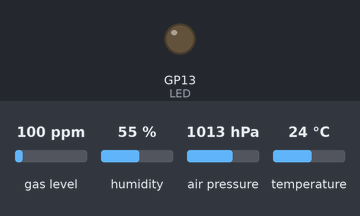
Bench run of a sketch on a simulated Raspberry Pi Pico. On the bench: output pins drawn as LEDs (lit = HIGH). Inputs (shaded band) come from the test bench; at power-on: humidity 55 %, temperature 24 °C, gas level 100 ppm, air pressure 1013 hPa. Pins used as bus, display or sensor lines are not drawn; what the sketch prints to the serial monitor is not drawn.

Above: at 3.2 s.
3.3 s: humidity set to 22 %
13.2 s: temperature set to 12 °C
Timing chart, 0 to 28.0 s (numbered marks = the images above; inputs shaded):
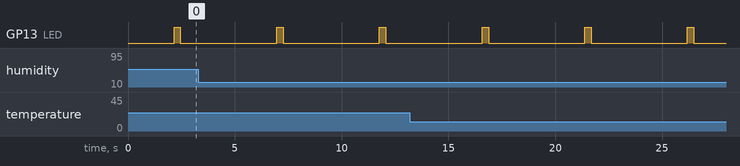

The sketch:

AR609.ino
```cpp
/* -*- c++ -*-
  AR609.ino: 609TXC transmission protocol emulator

  This program uses a 433MHz transmitter and Arduino (or similar device
  supported on the Arduino IDE) to send temperature/humidity
  readings in a format compatible with the Acurite 609TXC protocol.
  See the src/device/acurite.c file in the rtl_433 distribution
  (https://github.com/merbanan/rtl_433) for details about the packet
  format.  The data packet format created here matches the format
  recognized by rtl_433 for the Acurite 609TXC.

  This program executes on the Arduino Uno R3 but is constrained by the
  limited 2K memory limit for variables.  Take care in modifying the
  program as changes in memory requirements may cause execution errors.

  The message is pulse-width modulated, on-off-keying at 433.92MHz.
  Waveform format is 2 sync pulses followed by a sync-gap pulse,
  40-bit string of message 0/1 data bits, and final pulse followed
  by aninterval gap.

  The transmitted waveform is a series of up/down voltages (cycles) that
  turn the ISM transmitter on/off (OOK) followed by timing gaps of
  various durations.  The duration indicates the type of signal
  (PWM -- pulse-width modulation).

  For the Acurite 609 remote sensor transmission protocol that this
  program sends, the cycle begins with a "high" pulse of specific
  duration (500usec) followed by a "low" gap of specific duration.
  The length of the gap indicates the type of information being
  transmitted (synching signals or data bits such as
  520usec ==> "0", 980usec ==> "1", etc).

  Most ISM devices REPEAT the message 2-5 times to increase the
  possibility of correct reception (since this is a simplex
  communication system -- no indication that the information
  was correctly received).  This version repeats the packet
  3 times per transmission.

  When asserting/deasserting voltage to the signal pin, timing
  is critical.  The strategy of this program is to have the
  "playback" -- the setting of voltages at specific times to
  convey information -- be as simple as possible to minimize
  computer processing delays in the signal-setting timings.
  So the program generates a "waveform" as a series of commands
  to assert/deassert voltages and to delay the specified times
  to communicate information.  Those commands are entered into
  an array to represent the waveform.

  The playback, then, just retrieves the commands to assert/deassert
  voltages and delay specific length of time, and then executes them,
  with minimal processing overhead.

  This program was modeled, somewhat, on Joans pigpiod (Pi GPIO daemon)
  code for waveform generation.  But because the microcontroller devices
  like Arduinos are single-program rather than multitasking OSes, the code
  here does not need to provide for contingencies as those in multi-tasking
  environments -- it just generates the waveform description which a subsequent
  code module uses to drive the transmitter voltages.

  The code here provides a base class containing structure definitions,
  variables, and procedures that can be inherited and expanded to
  create transmission protocols compatible with other specific devices.

  The BME68x code for reading temp/press/hum/VOC was adapted from
  the Adafruit demo program http://www.adafruit.com/products/3660
  The BME68x temperature reading may need calibration against
  an external thermometer.  The DEFINEd parameter 'BME_TEMP_OFFSET'
  (below) can be used to perform an adjustment, if needed.

  hdtodd@gmail.com, 2024.12.29
*/

//#define DELAY 29350   // Time between messages in ms, less 650ms for overhead on SAMD21
#define DELAY 4350 // Time between messages in ms, less 650ms for overhead on SAMD21

// Couldn't find the IDE macro that says if serial port is Serial or SerialUSB
// So try this; if it doesn't work, specify which
#ifdef ARDUINO_ARCH_SAMD
#define SERIAL SerialUSB
#else
#define SERIAL Serial
#endif

#define DEBUG // SET TO #undef to disable execution trace

#ifdef DEBUG
#define DBG_begin(...)   SERIAL.begin(__VA_ARGS__);
#define DBG_print(...)   SERIAL.print(__VA_ARGS__)
#define DBG_write(...)   SERIAL.write(__VA_ARGS__)
#define DBG_println(...) SERIAL.println(__VA_ARGS__)
#else
#define DBG_begin(...)
#define DBG_print(...)
#define DBG_write(...)
#define DBG_println(...)
#endif

#define SENSOR BME

#include <Wire.h>
#include <SPI.h>
#include <Adafruit_Sensor.h>
#include "Adafruit_BME680.h"

// 433MHz transmitter settings
#ifdef PICO_RP2350
#define TX  3           // transmit data line connected to Pico 2 GPIO 3
#define LED LED_BUILTIN // LED active on GPIO 25 when transmitting
#else
#define TX  4  // transmit data line connected to SAMD21 GPIO 4
#define LED 13 // LED active on GPIO 13 when transmitting
#endif
#define REPEATS 3 // Number of times to repeat packet in one transmission

// BME688 settings for Adafruit I2C connection
#define BME_SCK              13
#define BME_MISO             12
#define BME_MOSI             11
#define BME_CS               10

#define SEALEVELPRESSURE_HPA (1013.25)    // Standard conversion constant
#define BME_TEMP_OFFSET      (-1.7 / 1.8) // Calibration offset in Fahrenheit

/* "SIGNAL_T" are the possible signal types.  Each signal has a
    type (index), name, duration of asserted signal high), and duration of
    deasserted signal (low).  Durations are in microseconds.  Either or
    both duration may be 0, in which case the signal voltage won't be changed.

    For the TX141TH:
      SIG_SYNC:      the durations of the pulse and "sync" deassert voltage level
      SIG_SYNC_GAP:  the duration of the pulse and"sync_gap" deassert before data bits
      SIG_ZERO:      the duration of the pulse and deassert gap that signify a "0" data bit
      SIG_ONE:       the duration of the pulse and deassert gap that signify a "1" data bit
      SIG_IM_GAP:    the duration of the pulse and deassert gap that signify an
                     inter-message gap, between transmissions
      SIG_PULSE:     the duration of the "pulse" assert voltage level
                     (spare, as a future contingency)
*/

/*  Enumerate the possible signal duration types here for use as indices
    Append additional signal timings here and then initialize them
    in the device initiation of the "signals" array
    Maintain the order here in the initialization code in the device class
*/
enum SIGNAL_T { NONE = -1,
    SIG_SYNC         = 0,
    SIG_SYNC_GAP,
    SIG_ZERO,
    SIG_ONE,
    SIG_IM_GAP,
    SIG_PULSE };

// Structure of the table of timing durations used to signal
typedef struct {
    SIGNAL_T sig_type;   // Index the type of signal
    String sig_name;     // Provide a brief descriptive name
    uint16_t up_time;    // duration for pulse with voltage up
    uint16_t delay_time; // delay with voltage down before next signal
} SIGNAL;

/* ISM_Device is the base class descriptor for creating transmissions
   compatible with various other specific OOK-PWM devices.  It contains
   the list of signals for the transmitter driver, the procedure needed
   to insert signals into the list, and the procedure to play the signals
   through the transmitter.
*/
class ISM_Device {
  public:
    // These are used by the device object procedures
    //   to process the waveform description into a command list
    SIGNAL_T cmdList[300];
    uint16_t listEnd   = 0;
    String Device_Name = "ISM Device";
    SIGNAL *signals;

    ISM_Device(){};

    // Inserts a signal into the commmand list
    void insert(SIGNAL_T signal)
    {
        cmdList[listEnd++] = signal;
        return;
    };

    // Drive the transmitter voltages per the timings of the signal list
    void playback()
    {
        SIGNAL_T sig;
        for (int i = 0; i < listEnd; i++) {
            sig = cmdList[i];
            if (sig == NONE) { // Terminates list but should never be executed
                DBG_print(F(" \tERROR -- invalid signal: "));
                DBG_print((int)cmdList[i]);
                DBG_print((cmdList[i] == NONE) ? " (NONE)" : "");
                return;
            };
            if (signals[sig].up_time > 0) {
                digitalWrite(TX, HIGH);
                delayMicroseconds(signals[sig].up_time);
            };
            if (signals[sig].delay_time > 0) {
                digitalWrite(TX, LOW);
                delayMicroseconds(signals[sig].delay_time);
            };
        }; // end loop
    };     // end playback()
};         // end class ISM_device

class AR609 : public ISM_Device {
  public:
    // AR609 timing durations
    int sigLen              = 6;
    SIGNAL AR609_signals[6] = {
            {SIG_SYNC, "Sync", 512, 480},
            {SIG_SYNC_GAP, "Sync-gap", 512, 8912},
            {SIG_ZERO, "Zero", 512, 976},
            {SIG_ONE, "One", 512, 1968},
            {SIG_IM_GAP, "IM_gap", 512, 10200},
            {SIG_PULSE, "Pulse", 512, 512} // spare
    };

    // Instantiate the device by linking 'signals' to our device timing
    AR609()
    {
        Device_Name = F("Acurite 609TXC");
        signals     = AR609_signals;
    };

    // Routine to create 40-bit AR609 datagrams
    // Pack <ID, Status, Temp, Humidity> into a 5-byte AR609 message with 1 checksum byte
    void pack_msg(uint8_t I, uint8_t S, int16_t T, uint8_t H, uint8_t *msg)
    {
        msg[0] = (I & 0xff);
        msg[1] = ((S & 0x0f) << 4 | (T >> 8) & 0x0f);
        msg[2] = (T & 0xff);
        msg[3] = (H & 0xff);
        msg[4] = (msg[0] + msg[1] + msg[2] + msg[3]) & 0xff;
        return;
    }; // end pack_msg()

    // unpack_msg <ID, Status, Temp, Humidity> from a 5-byte AR609 message with 1 checksum byte
    void unpack_msg(uint8_t *msg, uint8_t &I, uint8_t &S, int16_t &T, uint8_t &H)
    {
        if (msg[4] != ((msg[0] + msg[1] + msg[2] + msg[3]) & 0xff)) {
            DBG_println(F("Invalid message packet: Checksum error"));
            I = 0;
            S = 0;
            T = 0;
            H = 0;
        }
        else {
            I = msg[0];
            S = (msg[1] & 0xf0) >> 4;
            T = ((int16_t)((msg[1] & 0x0f) << 12 | (msg[2]) << 4)) >> 4;
            H = msg[3];
        };
        return;
    }; // end unpack_msg()

    // This creates the Acurite 609THC waveform description
    void make_wave(uint8_t *msg, uint8_t msgLen)
    {
        listEnd    = 0;
        bool first = true;

        // Preamble
        insert(SIG_SYNC);
        insert(SIG_SYNC);
        insert(SIG_SYNC_GAP);

        // The data packet
        if (first) {
            DBG_print(F("The msg packet, length="));
            DBG_print((int)msgLen);
            DBG_print(F(", as a series of bits: "));
        };
        for (uint8_t i = 0; i < msgLen; i++) {
            insert(((uint8_t)((msg[i / 8] >> (7 - (i % 8))) & 0x01)) == 0 ? SIG_ZERO : SIG_ONE);
            if (first)
                DBG_print(((msg[i / 8] >> (7 - (i % 8))) & 0x01));
        };
        if (first)
            DBG_println();
        first = false;

        // Postamble and terminal marker for safety
        insert(SIG_IM_GAP);
        cmdList[listEnd] = NONE;
    }; // end .make_wave()
};     // end class AR609

// Create BME object
// We use the I2C version but SPI is an option
Adafruit_BME680 bme; // I2C
// Adafruit_BME680 bme(BME_CS); // hardware SPI
// Adafruit_BME680 bme(BME_CS, BME_MOSI, BME_MISO,  BME_SCK);

// Create the AR609 objext as a global
AR609 ar;

// and count the number of messages as they are sent
int count = 0; // Count the packets sent

void setup(void)
{
    DBG_begin(9600);
    delay(2000);
    DBG_println(F("\nAR609 Starting test transmission"));
    pinMode(TX, OUTPUT);
    digitalWrite(TX, LOW);
    pinMode(LED, OUTPUT);
    digitalWrite(LED, LOW);

    if (!bme.begin()) {
        DBG_println(F("Could not find a valid BME680 sensor, check wiring!"));
        while (!bme.begin())
            ;
    }

    // Set up oversampling and filter initialization
    bme.setTemperatureOversampling(BME680_OS_8X);
    bme.setHumidityOversampling(BME680_OS_2X);
    bme.setPressureOversampling(BME680_OS_4X);
    bme.setIIRFilterSize(BME680_FILTER_SIZE_3);
    bme.setGasHeater(320, 150); // 320*C for 150 ms
};                              // End setup()

void loop(void)
{
    uint8_t id = 199, st = 2, hum;
    uint16_t temp, press, voc;
    uint8_t msg[20];   // should not have messages > 20 bytes = 160 bits
    int AR609Len = 40; // Acurite 609 has 40-bit message length

    // Get the readings from the BME688
    if (!bme.performReading()) {
        DBG_println(F("BME688 failed to perform reading :-("));
        return;
    }

    // Unpack BME readings, repack for ISM transmission, and create the waveform
    temp  = (uint16_t)((bme.temperature + 0.05 + BME_TEMP_OFFSET) * 10); // adjust & round
    hum   = (uint8_t)(bme.humidity + 0.5);                               // round
    press = (uint16_t)(bme.pressure / 10.0);                             // hPa * 10
    voc   = (uint16_t)(bme.gas_resistance / 1000.0);                     // KOhms
    ar.pack_msg(id, st, temp, hum, msg);
    ar.make_wave(msg, AR609Len);

    // Set up for transmission
    digitalWrite(TX, LOW);

    DBG_print(F("Transmit msg "));
    DBG_print(++count);
    DBG_print(F("\tT="));
    DBG_print(temp / 10.0);
    DBG_print(F("˚C"));
    DBG_print(F(", H="));
    DBG_print(hum);
    DBG_print(F("%"));
    DBG_print(F(", P="));
    DBG_print(press / 10.0);
    DBG_print(F("hPa"));
    DBG_print(F(", V="));
    DBG_print(voc);
    DBG_print(F(": 0x "));
    for (uint8_t j = 0; j < 5; j++) {
        DBG_print(msg[j], HEX);
        DBG_print(' ');
    };
    DBG_println();

    // Messages must be sent as a continual stream, with no
    //   program breaks once transmission begins
    // So the data-transmit loop is a single loop
    // Repeat packet 'REPEATS' times in this transmission

    digitalWrite(LED, HIGH);
    for (int j = 0; j < REPEATS; j++)
        ar.playback();

    // Done transmitting; turn everything off & wait
    digitalWrite(LED, LOW);
    digitalWrite(TX, LOW);
    delay(DELAY);
}; // end loop()
```

Measured:
- by itself, GP13 (LED): alternates HIGH for 0.30 s and LOW for 4.5 s
